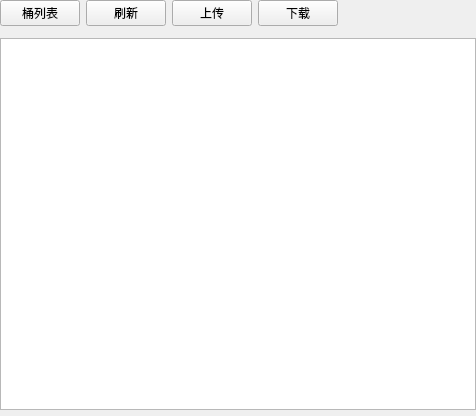
<?xml version="1.0" encoding="UTF-8"?>
<ui version="4.0">
 <class>ObjectsWidget</class>
 <widget class="QWidget" name="ObjectsWidget">
  <property name="geometry">
   <rect>
    <x>0</x>
    <y>0</y>
    <width>476</width>
    <height>416</height>
   </rect>
  </property>
  <property name="windowTitle">
   <string>Form</string>
  </property>
  <layout class="QVBoxLayout" name="verticalLayout">
   <property name="leftMargin">
    <number>0</number>
   </property>
   <property name="topMargin">
    <number>0</number>
   </property>
   <property name="rightMargin">
    <number>0</number>
   </property>
   <property name="bottomMargin">
    <number>0</number>
   </property>
   <item>
    <widget class="QWidget" name="widgetTools" native="true">
     <layout class="QHBoxLayout" name="horizontalLayout">
      <property name="leftMargin">
       <number>0</number>
      </property>
      <property name="topMargin">
       <number>0</number>
      </property>
      <property name="rightMargin">
       <number>0</number>
      </property>
      <property name="bottomMargin">
       <number>0</number>
      </property>
      <item>
       <widget class="QPushButton" name="btnBuckets">
        <property name="text">
         <string>桶列表</string>
        </property>
       </widget>
      </item>
      <item>
       <widget class="QPushButton" name="btnRefresh">
        <property name="text">
         <string>刷新</string>
        </property>
       </widget>
      </item>
      <item>
       <widget class="QPushButton" name="btnUpload">
        <property name="text">
         <string>上传</string>
        </property>
       </widget>
      </item>
      <item>
       <widget class="QPushButton" name="btnDownload">
        <property name="text">
         <string>下载</string>
        </property>
       </widget>
      </item>
      <item>
       <spacer name="horizontalSpacer">
        <property name="orientation">
         <enum>Qt::Horizontal</enum>
        </property>
        <property name="sizeHint" stdset="0">
         <size>
          <width>149</width>
          <height>20</height>
         </size>
        </property>
       </spacer>
      </item>
     </layout>
    </widget>
   </item>
   <item>
    <widget class="BreadWidget" name="widgetBread" native="true"/>
   </item>
   <item>
    <widget class="QTableView" name="tableView"/>
   </item>
   <item>
    <widget class="PageWidget" name="widgetPage" native="true"/>
   </item>
  </layout>
 </widget>
 <customwidgets>
  <customwidget>
   <class>PageWidget</class>
   <extends>QWidget</extends>
   <header>src/fend/uicommon/pagewidget.h</header>
   <container>1</container>
  </customwidget>
  <customwidget>
   <class>BreadWidget</class>
   <extends>QWidget</extends>
   <header>src/fend/uicommon/breadwidget.h</header>
   <container>1</container>
  </customwidget>
 </customwidgets>
 <resources/>
 <connections/>
</ui>
